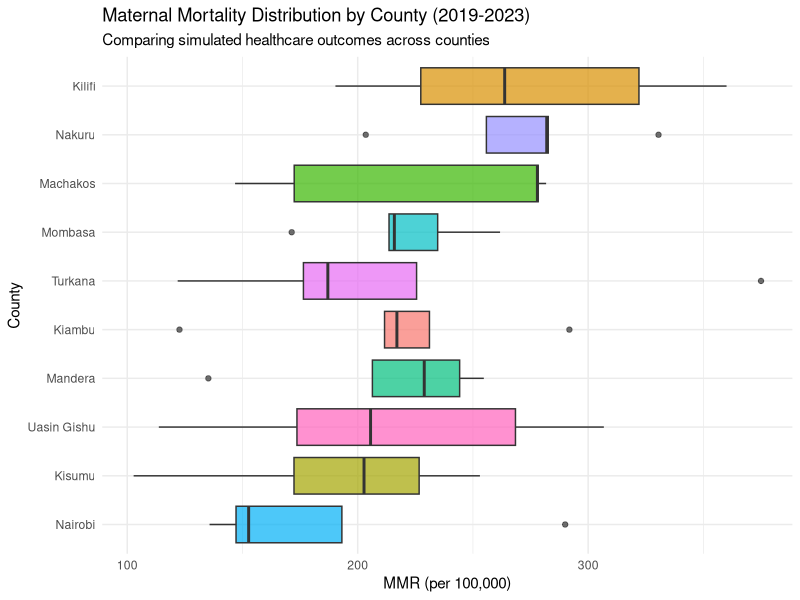
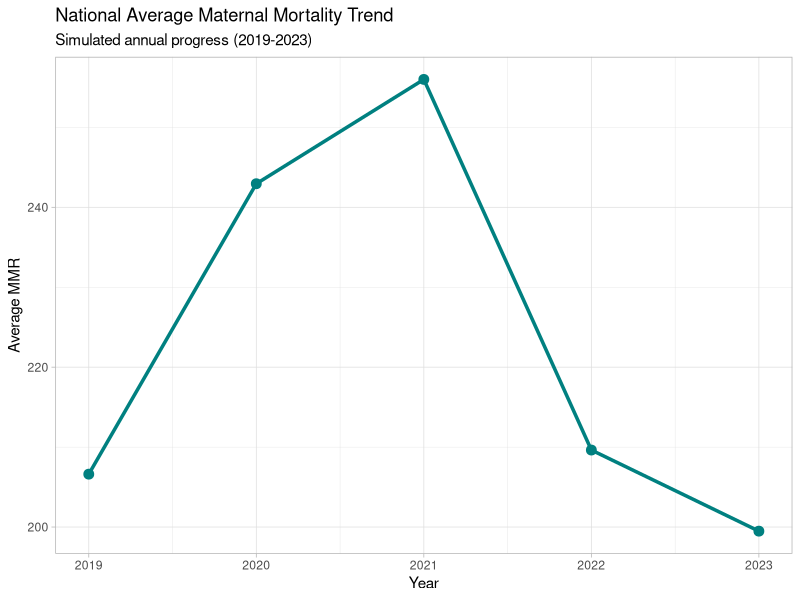
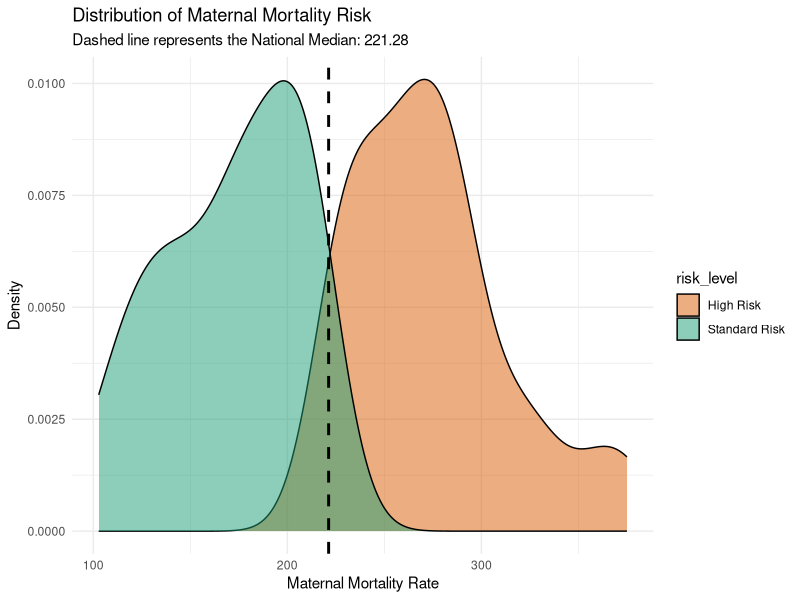

Recreate these plots in R, in order.
# ==========================================
# Title: Kenya Maternal Health Analysis
# Goal: Showcase Reproducibility & Collaboration
# ==========================================

# 1. SETUP: Create necessary project folders
# This ensures the script never crashes due to missing directories
folders <- c("data", "scripts", "output")
for (f in folders) {
  if (!dir.exists(f)) {
    dir.create(f)
  }
}

# 2. LOAD LIBRARIES
# If these aren't installed, use: install.packages(c("dplyr", "ggplot2"))
library(dplyr)
library(ggplot2)

# 3. DATA SIMULATION (Reproducibility Step)
set.seed(254) # Ensuring the "random" data is the same for everyone

counties <- c("Nairobi", "Mombasa", "Kisumu", "Nakuru", "Kiambu", 
              "Uasin Gishu", "Turkana", "Mandera", "Machakos", "Kilifi")

kenya_health_data <- data.frame(
  county = rep(counties, each = 5),
  year = rep(2019:2023, times = 10),
  skilled_attendants_pct = runif(50, min = 40, max = 95),
  mmr = rnorm(50, mean = 400, sd = 50) 
)

# Apply a trend: as attendance increases, mortality decreases
kenya_health_data$mmr <- kenya_health_data$mmr - (kenya_health_data$skilled_attendants_pct * 2.5)

# Save the raw data
write.csv(kenya_health_data, "data/kenya_maternal_health.csv", row.names = FALSE)

View(kenya_health_data)
# 4. ANALYSIS & VISUALIZATION

# Plot A: County-wise Distribution (Boxplot)
county_dist_plot <- ggplot(kenya_health_data, aes(x = reorder(county, mmr), y = mmr, fill = county)) +
  geom_boxplot(alpha = 0.7) +
  coord_flip() +
  labs(title = "Maternal Mortality Distribution by County (2019-2023)",
       subtitle = "Comparing simulated healthcare outcomes across counties",
       x = "County", y = "MMR (per 100,000)") +
  theme_minimal() + 
  theme(legend.position = "none")



# Plot B: Time-Series Trend (Line graph with fixed linewidth)
trend_plot <- kenya_health_data %>%
  group_by(year) %>%
  summarise(avg_mmr = mean(mmr)) %>%
  ggplot(aes(x = year, y = avg_mmr)) +
  geom_line(linewidth = 1.2, color = "#008080") + # Corrected aesthetic
  geom_point(size = 3, color = "#008080") +
  labs(title = "National Average Maternal Mortality Trend",
       subtitle = "Simulated annual progress (2019-2023)",
       x = "Year", y = "Average MMR") +
  theme_light()

# 5. PREDICTION MODELING
# Simple linear regression: MMR explained by skilled attendance
model <- lm(mmr ~ skilled_attendants_pct, data = kenya_health_data)

# Predict MMR for 100% skilled attendance coverage
future_scenario <- data.frame(skilled_attendants_pct = 100)
predicted_val <- predict(model, newdata = future_scenario)

# Print results to Console
cat("\n--- Prediction Analysis ---\n")
print(paste("Predicted MMR if Skilled Attendance is 100%:", round(predicted_val, 2)))

# 6. EXPORTING OUTPUTS
ggsave("output/county_distribution.png", plot = county_dist_plot, width = 8, height = 6)
ggsave("output/national_trend.png", plot = trend_plot, width = 8, height = 6)

print("Analysis complete. All files saved to 'data/' and 'output/' folders.")

# 7. RISK CATEGORIZATION (Feature Work)
# We define 'High Risk' as any county with MMR above the national median

national_median <- median(kenya_health_data$mmr)

kenya_health_data <- kenya_health_data %>%
  mutate(risk_level = ifelse(mmr > national_median, "High Risk", "Standard Risk"))

# Plot C: Density Plot of MMR
# This shows the "shape" of health outcomes in the country
density_plot <- ggplot(kenya_health_data, aes(x = mmr, fill = risk_level)) +
  geom_density(alpha = 0.5) +
  geom_vline(aes(xintercept = national_median), linetype = "dashed", linewidth = 1) +
  labs(title = "Distribution of Maternal Mortality Risk",
       subtitle = paste("Dashed line represents the National Median:", round(national_median, 2)),
       x = "Maternal Mortality Rate", y = "Density") +
  scale_fill_manual(values = c("High Risk" = "#d95f02", "Standard Risk" = "#1b9e77")) +
  theme_minimal()

# Save this new specific analysis
ggsave("output/risk_distribution.png", plot = density_plot)


